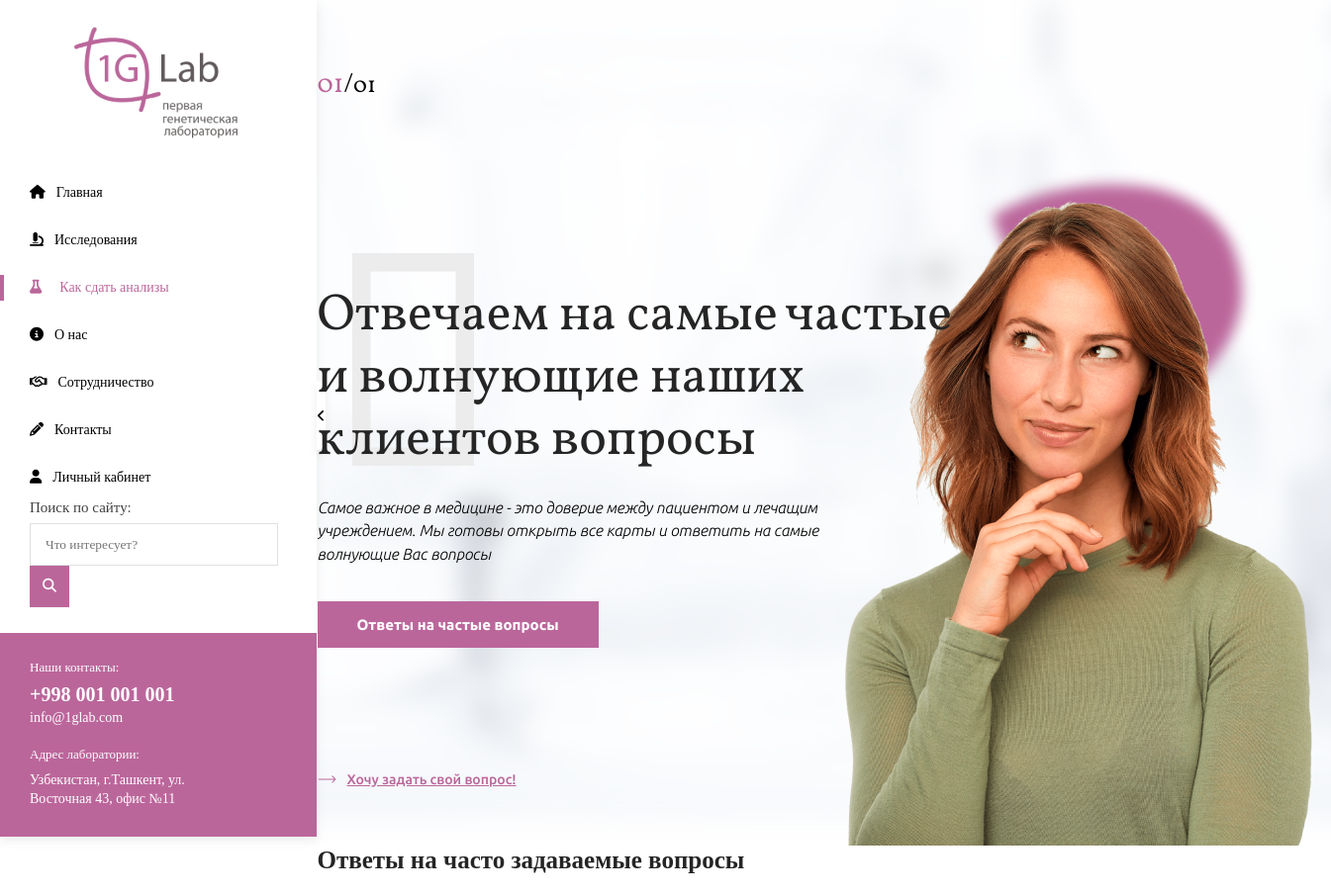
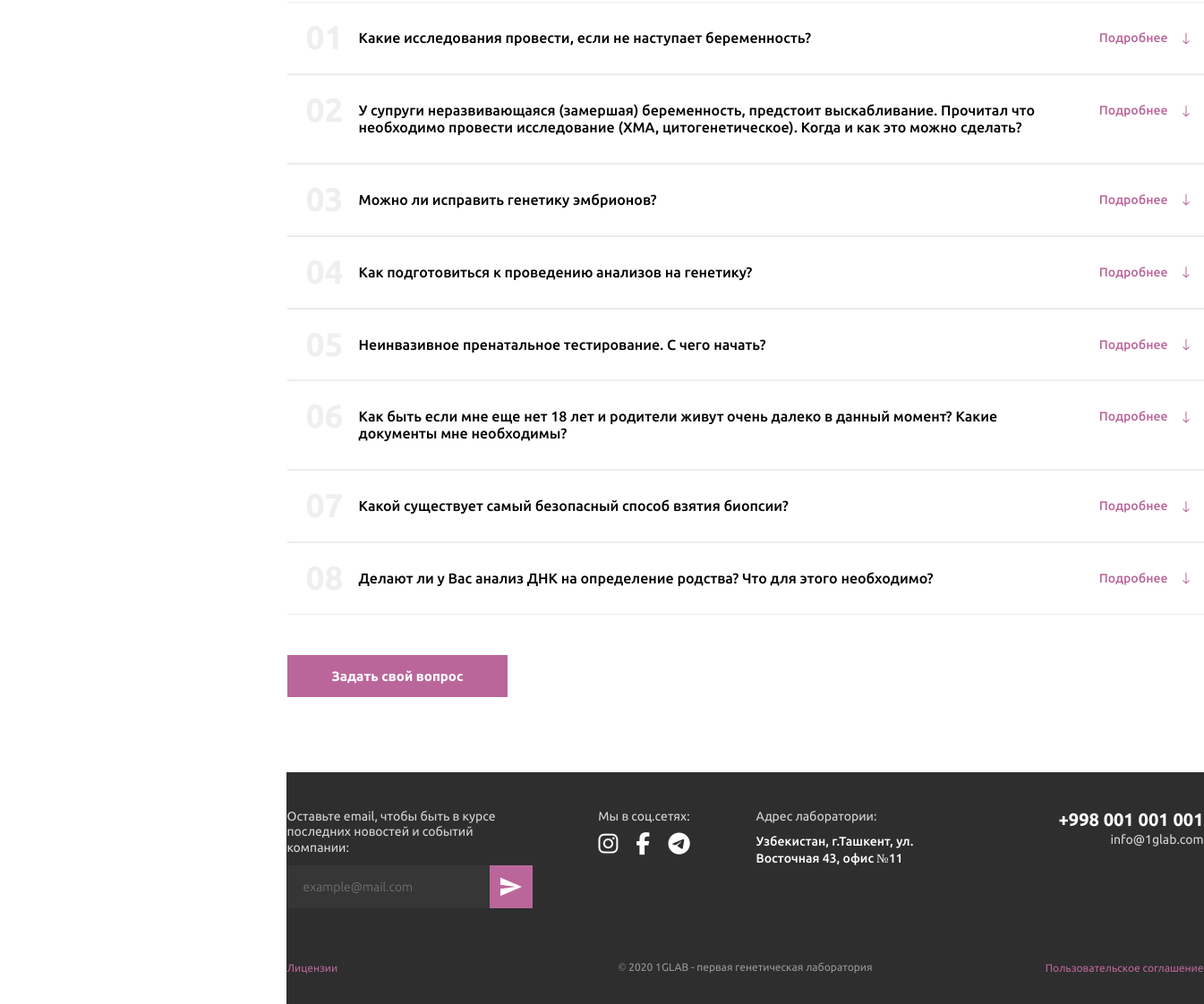
Screenshot of /questions/ with the database file from the repository (2 pictures, top to bottom).
### genlab/apps/main_app/models.py (models this page shows, shortened)
class HeaderSlid(models.Model):
    class Meta:
        db_table = ''
        managed = True
        verbose_name = 'Слайд хедера'
        verbose_name_plural = 'Слайды хедера'
    HOME = 'home'
    RESEARCHES = 'researches'
    QUESTIONS = 'questions'
    COOPERATION = 'cooperation'
    NEWS = 'news'
    CHOICE_GROUP = {
        (HOME, 'Главная страница'),
        (RESEARCHES, 'Исследования'),
        (QUESTIONS, 'Как сдать анализы'),
        (COOPERATION, 'Сотрудничество'),
        ( NEWS, 'news'),
    }
    slide_header = models.CharField(("Заголовок слайда"), max_length=500)
    slide_text = models.TextField(("Текст слайда"))
    page = models.CharField(("Страница на которой отображать данный слайд"), choices=CHOICE_GROUP, default=HOME,  max_length=50)
    image = models.ImageField(("Фото отобржаемое на слайдере"), upload_to='img', null=True, blank=True)
    button_text = models.CharField(("Текст кнопки(если есть)"), max_length=50, null=True, blank=True)
    button_link = models.CharField(("Ссылка кнопки"), max_length=50 , null=True, blank=True)
    link_text = models.CharField(("Текст ссылки(если есть)"), max_length=50, null=True, blank=True)
    link_url = models.CharField(("URL ссылки"), max_length=50 , null=True, blank=True)

class QuestionsAnswers(models.Model):
    class Meta:
        db_table = ''
        managed = True
        verbose_name = 'Часто задаваемый вопрос/ответ'
        verbose_name_plural = 'Часто задаваемые вопросы/ответы'
    question = models.CharField(("Вопрос"), max_length=500)
    answer = models.TextField(("Ответ"))
    show_home = models.BooleanField(("Отображение на главной странице"))

### genlab/apps/main_app/views.py (the view)
# urls.py: path('questions/', views.QuestionsView.as_view(), name='questions' ),
class QuestionsView(View):
    def get(self, request):
        slides = HeaderSlid.objects.filter(page='questions')
        questions = QuestionsAnswers.objects.all()
        context={
            'slides':slides,
            'questions': questions,
        }
        return render(request, 'questions.html', context)

### templates/questions.html (shortened to what this page needs)
{% extends "base.html" %}
{% load static %}
{% block content %}
<div class="questions">
    <div class="container">
        <h2 class="questions__header">Ответы на часто задаваемые вопросы</h2>
        <ol class="questions__list list">
           {% for a in questions %}
           <li class="list__item ">
            <h3 class="list__item__question list__header ">
                {{a.question}}
                <span class="list__item__question__button">Подробнее</span>
            </h3>
        </li>
           {% endfor %}
        </ol>
        <div class="questions__row">
            <a href="#" class="questions__row__button">Задать свой вопрос</a>
        </div>
    </div>
</div>
{% endblock %}

### templates/base.html (shortened to what this page needs)
{% load static %}
<!DOCTYPE html>
<html lang="en">
<head>
    <link rel="stylesheet" href="{% static 'style/css/normalize.css' %}">
    <link rel="stylesheet" href="{% static 'style/css/slick.css' %}">
    <link rel="stylesheet" href="{% static 'style/css/style.css' %}">
</head>
<body>
    <div class="wrapper">
        {% include "include/sidebar.html" %}
        <div class="content">
            {% include "include/header-slider.html" %}
            {% block content %}
            {% endblock content %}
            {% include "include/footer.html" %}
        </div>
    </div>
</body>
</html>

### templates/include/sidebar.html (shortened to what this page needs)
{% load static %}
<div class="sidebsar__column">
    <div class="sidebar">
        <span class="sidebar__open"></span>
        <div class="sidebar__container">
            <div class="sidebar__logo"><img src="{% static 'img/sidebar-logo.svg' %}" alt=""></div>
            <ul class="sidebar__nav">
                {% url 'home' as url_home %}
                <li class="sidebar__nav__item {% if url_home == request.path %} active {% endif %}">
                    <a href="{{url_home}}"><i class="fa fa-home" aria-hidden="true"></i><span class="sidebar__nav__item__text">Главная</span></a></li>
                {% url 'researches' as url_researches %}
                {% url 'research-type' slug=types.slug as url_research %}
                <li class="sidebar__nav__item {% if url_researches == request.path or url_research == request.path  %} active {% endif %}">
                    <a href="{{url_researches}}"><i class="fas fa-microscope"></i><span class="sidebar__nav__item__text">Исследования</span></a></li>
                {% url 'questions' as url_questions %}
                <li class="sidebar__nav__item {% if url_questions == request.path %} active {% endif %}">
                    <a href="{{url_questions}}"><i class="fas fa-flask"></i><span class="sidebar__nav__item__text">Как сдать анализы</span></a></li>
                {% url 'sorry' as url_sorry %}
                <li class="sidebar__nav__item  ">
                    <a href="{{url_sorry}}"><i class="fa fa-info-circle" aria-hidden="true"></i><span class="sidebar__nav__item__text">О нас</span></a></li>
                {% url 'cooperation' as url_cooperation %}
                <li class="sidebar__nav__item {% if url_cooperation == request.path %} active {% endif %}">
                    <a href="{{url_cooperation}}"><i class="fa fa-handshake-o" aria-hidden="false"></i><span class="sidebar__nav__item__text">Сотрудничество</span></a></li>
                <li class="sidebar__nav__item " >
                    <a href="#footer"><i class="fa fa-pencil" aria-hidden="true"></i><span class="sidebar__nav__item__text">Контакты</span></a></li>
                <li class="sidebar__nav__item ">
                    <a href="{{url_sorry}}"><i class="fa fa-user" aria-hidden="true"></i><span class="sidebar__nav__item__text">Личный кабинет</span></a></li>
            </ul>
            <div class="sidebar__search">
                <p class="sidebar__search__text">Поиск по сайту:</p>
                <form class="sidebar__search__input" data-url="{% url 'search' %}" action="{% url 'search-type' %}" id="sidebar-search">
                    <input type="text" class="sidebar__search__input__item" placeholder="Что интересует?" name="q" autocomplete="off"><button class="sidebar__search__input__button" type="submit">
                        <i class="fa fa-search" aria-hidden="true"></i>
                    </button>
                </form>
            </div>
        </div>
        <div class="sidebar__contacts">
            <div class="sidebar__container">
                <div class="sidebar__contacts__full">
                    <p class="sidebar__contacts__text">Наши контакты:</p>
                    <h3 class="sidebar__contacts__phone">+998 001 001 001</h3>
                    <p class="sidebar__contacts__email">info@1glab.com</p>
                    <p class="sidebar__contacts__text">Адрес лаборатории:</p>
                    <p class="sidebar__contacts__address">
                        Узбекистан, г.Ташкент,
                        ул. Восточная 43, офис №11
                    </p>
                </div>
            </div>
        </div>
    </div>
</div>

### templates/include/header-slider.html (shortened to what this page needs)
{% load static %}
{% url 'home' as home_url %}
{% url 'cooperation' as cooperation_url%}
{% url 'questions' as questions_url%}
{% url 'researches' as researches_url%}
{% block header-slider %}
    <header class="header">
        <div class="container">
            <div class="header__slider" id="slider-1">
               {% for slide in slides %}
                <div class="header__slider__item" style="background: url({{slide.image.url}}){% if request.path == home_url %}
                        , url({% static 'img/header-rectangle-big.svg' %});
                        {% elif request.path == cooperation_url %}
                        , url({% static 'img/triangle.svg' %});
                        {% elif request.path == questions_url %}
                        , url({% static 'img/question-mark.svg' %});
                        {% elif request.path == researches_url %}
                        , url({% static 'img/ellipse.svg' %});
                        {% endif %}
                        ">
                        <div class="header__slider__item__content">
                            <div class="header__slider__item__content__navigate">
                                <p class="header__slider__item__content__navigate__slides num header__navigate" id="slider-nav-1">
                                    <span class="num__this">01</span>/<span class="num__all"></span>
                                </p>
                            </div>
                            <h1 class="header__slider__item__content__header">{{slide.slide_header}}</h1>
                            <p class="header__slider__item__content__text">{{slide.slide_text}}</p>
                            {% if slide.button_text %}
                                <a href="{{slide.button_link}}" class="header__slider__item__content__button">{{slide.button_text}}</a>
                            {% endif %}
                            {% if slide.link_text %}
                                <a href="{{slide.link_url}}" class="header__slider__item__content__link">{{slide.link_text}}</a>
                            {% endif %}
                        </div>
                    </div>
               {% endfor %}
            </div>
        </div>
    </header>
{% endblock header-slider %}

### templates/include/footer.html
{% load static %}
<footer class="footer" id="footer">
    <div class="container">
        <div class="footer__row row">
            <div class="row__column">
                <h3 class="row__column__title">Оставьте email, чтобы быть в курсе последних новостей и событий компании:</h3>
                <div class="row__column__send send">
                    <input type="text" class="send__input" placeholder="example@mail.com">
                    <button class="send__button"><img src="{% static 'img/plane.svg' %}" alt=""></button>
                </div>
            </div>
            <div class="row__column">
                <h3 class="row__column__title">Мы в соц.сетях:</h3>
                <div class="row__column__socials">
                    <a href=""><i class="fa fa-instagram" aria-hidden="true"></i></a>
                    <a href=""><i class="fa fa-facebook" aria-hidden="true"></i></a>
                    <a href=""><i class="fab fa-telegram-plane" aria-hidden="true"></i></a>
                </div>
            </div>
            <div class="row__column">
                <h3 class="row__column__title">Адрес лаборатории:</h3>
                <p class="row__column__adress">
                    Узбекистан, г.Ташкент,
                    ул. Восточная 43, офис №11
                </p>
            </div>
            <div class="row__column">
                <a  href="tel:++998 001 001 001" class="row__column__phone">
                    +998 001 001 001
                </a>
                <a href="mailto:info@1glab.com" class="row__column__mail">info@1glab.com</a>
            </div>
        </div>
        <div class="footer__row row">
            <div class="row__column">
                <a href="#" class="row__column__link row__column__link_1">Лицензии</a>
            </div>
            <div class="row__column">
                <p class="row__column__copyright">© 2020 1GLAB - первая генетическая лаборатория</p>
            </div>
            <div class="row__column">
                <a href="#" class="row__column__link row__column__link_2">Пользовательское соглашение</a>
            </div>
        </div>
    </div>
</footer>

### rows the page displays
HeaderSlid: image (picture), slide_header "Отвечаем на самые частые и волнующие наших клиентов вопросы", slide_text "Самое важное в медицине - это доверие между пациентом и лечащим учреждением. Мы готовы открыть все карты и ответить на самые волнующие Вас вопросы", button_text "Ответы на частые вопросы", link_text "Хочу задать свой вопрос!"
QuestionsAnswers: question "Какие исследования провести, если не наступает беременность?"
QuestionsAnswers: question "У супруги неразвивающаяся (замершая) беременность, предстоит выскабливание. Прочитал что необходимо провести исследование (ХМА, цитогенетическое). Когда и как это можно сделать?"
QuestionsAnswers: question "Можно ли исправить генетику эмбрионов?"
QuestionsAnswers: question "Как подготовиться к проведению анализов на генетику?"
QuestionsAnswers: question "Неинвазивное пренатальное тестирование. С чего начать?"
QuestionsAnswers: question "Как быть если мне еще нет 18 лет и родители живут очень далеко в данный момент? Какие документы мне необходимы?"
QuestionsAnswers: question "Какой существует самый безопасный способ взятия биопсии?"
QuestionsAnswers: question "Делают ли у Вас анализ ДНК на определение родства? Что для этого необходимо?"
